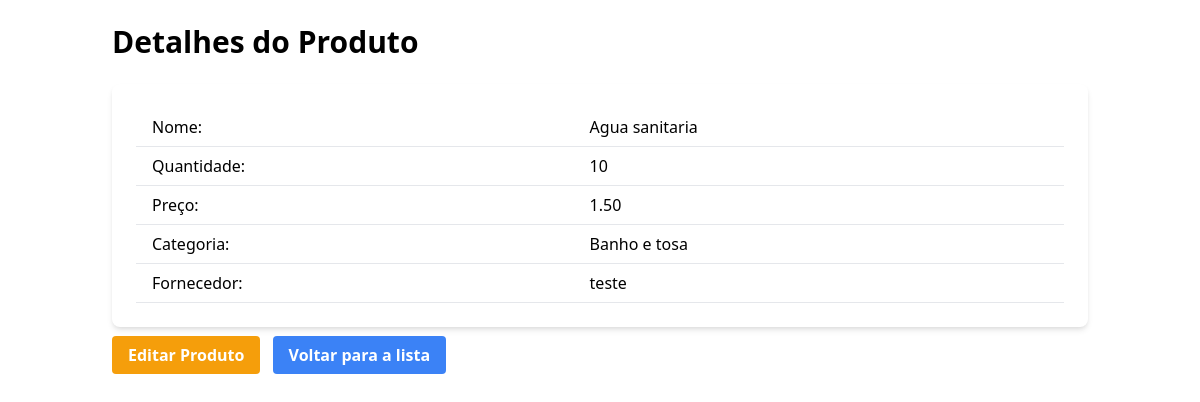
The app's page /produtos/view/1 with its own data.
### produtos/models.py (models this page shows, shortened)
class Produto(models.Model):
    name = models.CharField(max_length=200)
    quantidade = models.IntegerField()
    preco = models.DecimalField(max_digits=10, decimal_places=2, default=0.0)
    categoria = models.CharField(max_length=100, default="")
    fornecedor = models.CharField(max_length=100, default="")

### produtos/views.py (the view)
# urls.py: path('view/<int:pk>', views.produto_view, name='produto_view'),
def produto_view(request, pk, template_name='produtos/produto_detail.html'):
    produto= get_object_or_404(Produto, pk=pk)
    return render(request, template_name, {'object':produto})

### produtos/templates/produtos/produto_detail.html (shortened to what this page needs)
<link href="https://cdn.jsdelivr.net/npm/tailwindcss@2.2.19/dist/tailwind.min.css" rel="stylesheet">
<div class="container mx-auto p-6">
    <h1 class="text-3xl font-bold mb-6">Detalhes do Produto</h1>
    <div class="bg-white shadow-md rounded-lg p-6">
        <table class="min-w-full bg-white">
            <tbody>
                <tr>
                    <td class="py-2 px-4 border-b text-left font-medium">Nome:</td>
                    <td class="py-2 px-4 border-b text-left">{{ object.name }}</td>
                </tr>
                <tr>
                    <td class="py-2 px-4 border-b text-left font-medium">Quantidade:</td>
                    <td class="py-2 px-4 border-b text-left">{{ object.quantidade }}</td>
                </tr>
                <tr>
                    <td class="py-2 px-4 border-b text-left font-medium">Preço:</td>
                    <td class="py-2 px-4 border-b text-left">{{ object.preco }}</td>
                </tr>
                <tr>
                    <td class="py-2 px-4 border-b text-left font-medium">Categoria:</td>
                    <td class="py-2 px-4 border-b text-left">{{ object.categoria }}</td>
                </tr>
                <tr>
                    <td class="py-2 px-4 border-b text-left font-medium">Fornecedor:</td>
                    <td class="py-2 px-4 border-b text-left">{{ object.fornecedor }}</td>
                </tr>
            </tbody>
        </table>
    </div>
    <div class="mt-4">
        <a href="{% url 'produto_edit' object.id %}" class="bg-yellow-500 text-white font-bold py-2 px-4 rounded hover:bg-yellow-600">Editar Produto</a>
        <a href="{% url 'produto_list' %}" class="bg-blue-500 text-white font-bold py-2 px-4 rounded hover:bg-blue-600 ml-2">Voltar para a lista</a>
    </div>
</div>

### records on screen
Produto: name "Agua sanitaria", quantidade "10", preco "1.50", categoria "Banho e tosa", fornecedor "teste"
